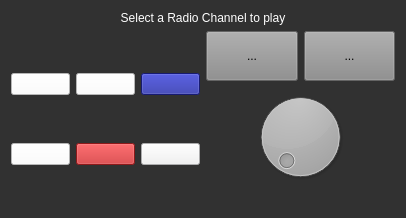
<?xml version="1.0" encoding="UTF-8"?>
<ui version="4.0">
 <class>Widget</class>
 <widget class="QWidget" name="Widget">
  <property name="windowModality">
   <enum>Qt::NonModal</enum>
  </property>
  <property name="geometry">
   <rect>
    <x>0</x>
    <y>0</y>
    <width>406</width>
    <height>218</height>
   </rect>
  </property>
  <property name="sizePolicy">
   <sizepolicy hsizetype="Fixed" vsizetype="Fixed">
    <horstretch>0</horstretch>
    <verstretch>0</verstretch>
   </sizepolicy>
  </property>
  <property name="minimumSize">
   <size>
    <width>406</width>
    <height>218</height>
   </size>
  </property>
  <property name="maximumSize">
   <size>
    <width>406</width>
    <height>218</height>
   </size>
  </property>
  <property name="windowTitle">
   <string>Radio Player</string>
  </property>
  <property name="windowIcon">
   <iconset resource="buttons.qrc">
    <normaloff>:/buttons/icon.png</normaloff>:/buttons/icon.png</iconset>
  </property>
  <property name="styleSheet">
   <string notr="true">background-color: rgb(49, 49, 49);</string>
  </property>
  <layout class="QGridLayout" name="gridLayout">
   <property name="sizeConstraint">
    <enum>QLayout::SetNoConstraint</enum>
   </property>
   <item row="5" column="0">
    <layout class="QHBoxLayout" name="horizontalLayout">
     <item>
      <layout class="QGridLayout" name="gridLayout_2">
       <item row="0" column="0">
        <widget class="QPushButton" name="rathumakaraButton">
         <property name="toolTip">
          <string>RathuMakara FM</string>
         </property>
         <property name="styleSheet">
          <string notr="true">background-color: rgb(255, 255, 255);</string>
         </property>
         <property name="text">
          <string/>
         </property>
         <property name="icon">
          <iconset resource="buttons.qrc">
           <normaloff>:/buttons/rathumakara.png</normaloff>:/buttons/rathumakara.png</iconset>
         </property>
         <property name="iconSize">
          <size>
           <width>75</width>
           <height>75</height>
          </size>
         </property>
        </widget>
       </item>
       <item row="0" column="1">
        <widget class="QPushButton" name="kissButton">
         <property name="toolTip">
          <string>Kiss FM</string>
         </property>
         <property name="styleSheet">
          <string notr="true">background-color: rgb(255, 255, 255);</string>
         </property>
         <property name="text">
          <string/>
         </property>
         <property name="icon">
          <iconset resource="buttons.qrc">
           <normaloff>:/buttons/kiss_fm.png</normaloff>:/buttons/kiss_fm.png</iconset>
         </property>
         <property name="iconSize">
          <size>
           <width>75</width>
           <height>75</height>
          </size>
         </property>
        </widget>
       </item>
       <item row="1" column="1">
        <widget class="QPushButton" name="nethButton">
         <property name="toolTip">
          <string>Neth FM</string>
         </property>
         <property name="styleSheet">
          <string notr="true">background-color: rgb(198, 35, 36);</string>
         </property>
         <property name="text">
          <string/>
         </property>
         <property name="icon">
          <iconset resource="buttons.qrc">
           <normaloff>:/buttons/neth.png</normaloff>:/buttons/neth.png</iconset>
         </property>
         <property name="iconSize">
          <size>
           <width>75</width>
           <height>75</height>
          </size>
         </property>
        </widget>
       </item>
       <item row="0" column="2">
        <widget class="QPushButton" name="siyathaButton">
         <property name="toolTip">
          <string>Siyatha FM</string>
         </property>
         <property name="styleSheet">
          <string notr="true">background-color: rgb(32, 38, 160);</string>
         </property>
         <property name="text">
          <string/>
         </property>
         <property name="icon">
          <iconset resource="buttons.qrc">
           <normaloff>:/buttons/siyatha.png</normaloff>:/buttons/siyatha.png</iconset>
         </property>
         <property name="iconSize">
          <size>
           <width>75</width>
           <height>75</height>
          </size>
         </property>
        </widget>
       </item>
       <item row="1" column="0">
        <widget class="QPushButton" name="rhythmworldButton">
         <property name="toolTip">
          <string>Rhythm World</string>
         </property>
         <property name="styleSheet">
          <string notr="true">background-color: rgb(255, 255, 255);</string>
         </property>
         <property name="text">
          <string/>
         </property>
         <property name="icon">
          <iconset resource="buttons.qrc">
           <normaloff>:/buttons/rhythm_world.png</normaloff>:/buttons/rhythm_world.png</iconset>
         </property>
         <property name="iconSize">
          <size>
           <width>75</width>
           <height>75</height>
          </size>
         </property>
        </widget>
       </item>
       <item row="1" column="2">
        <widget class="QPushButton" name="lakhandaButton">
         <property name="toolTip">
          <string>Lakhanda</string>
         </property>
         <property name="styleSheet">
          <string notr="true">background-color: rgb(241, 241, 242);</string>
         </property>
         <property name="text">
          <string/>
         </property>
         <property name="icon">
          <iconset resource="buttons.qrc">
           <normaloff>:/buttons/lakhanda.png</normaloff>:/buttons/lakhanda.png</iconset>
         </property>
         <property name="iconSize">
          <size>
           <width>75</width>
           <height>75</height>
          </size>
         </property>
        </widget>
       </item>
      </layout>
     </item>
     <item>
      <layout class="QVBoxLayout" name="control_btn_wrapper">
       <property name="sizeConstraint">
        <enum>QLayout::SetFixedSize</enum>
       </property>
       <item>
        <layout class="QHBoxLayout" name="prev_stop_next_wrapper">
         <item>
          <widget class="QToolButton" name="btn_play">
           <property name="sizePolicy">
            <sizepolicy hsizetype="Ignored" vsizetype="MinimumExpanding">
             <horstretch>0</horstretch>
             <verstretch>0</verstretch>
            </sizepolicy>
           </property>
           <property name="toolTip">
            <string>Play</string>
           </property>
           <property name="styleSheet">
            <string notr="true">background-color: rgb(140, 140, 140);</string>
           </property>
           <property name="text">
            <string>...</string>
           </property>
           <property name="icon">
            <iconset resource="buttons.qrc">
             <normaloff>:/buttons/play.png</normaloff>:/buttons/play.png</iconset>
           </property>
          </widget>
         </item>
         <item>
          <widget class="QToolButton" name="btn_stop">
           <property name="sizePolicy">
            <sizepolicy hsizetype="Ignored" vsizetype="MinimumExpanding">
             <horstretch>0</horstretch>
             <verstretch>0</verstretch>
            </sizepolicy>
           </property>
           <property name="toolTip">
            <string>Stop</string>
           </property>
           <property name="styleSheet">
            <string notr="true">background-color: rgb(140, 140, 140);</string>
           </property>
           <property name="text">
            <string>...</string>
           </property>
           <property name="icon">
            <iconset resource="buttons.qrc">
             <normaloff>:/buttons/stop.png</normaloff>:/buttons/stop.png</iconset>
           </property>
          </widget>
         </item>
        </layout>
       </item>
       <item>
        <layout class="QHBoxLayout" name="playpause_wrapper"/>
       </item>
       <item>
        <widget class="QDial" name="volumedial">
         <property name="sizePolicy">
          <sizepolicy hsizetype="Ignored" vsizetype="MinimumExpanding">
           <horstretch>0</horstretch>
           <verstretch>0</verstretch>
          </sizepolicy>
         </property>
         <property name="maximum">
          <number>100</number>
         </property>
        </widget>
       </item>
       <item>
        <widget class="QLabel" name="volumeLabel">
         <property name="styleSheet">
          <string notr="true">color: rgb(255, 255, 255);</string>
         </property>
         <property name="text">
          <string/>
         </property>
         <property name="alignment">
          <set>Qt::AlignCenter</set>
         </property>
        </widget>
       </item>
      </layout>
     </item>
    </layout>
   </item>
   <item row="3" column="0">
    <widget class="QLabel" name="statuslabel">
     <property name="font">
      <font>
       <weight>50</weight>
       <bold>false</bold>
      </font>
     </property>
     <property name="styleSheet">
      <string notr="true">color: rgb(255, 255, 255);</string>
     </property>
     <property name="text">
      <string>Select a Radio Channel to play</string>
     </property>
     <property name="alignment">
      <set>Qt::AlignCenter</set>
     </property>
    </widget>
   </item>
  </layout>
 </widget>
 <layoutdefault spacing="6" margin="11"/>
 <resources>
  <include location="buttons.qrc"/>
 </resources>
 <connections/>
</ui>
